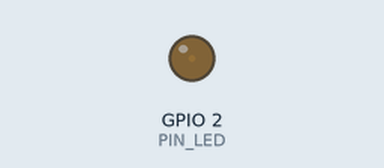
Bench run of a sketch on a simulated ESP32. On the bench: output pins drawn as LEDs (lit = HIGH).

Above: at 0.05 s.
At 2.3 s:
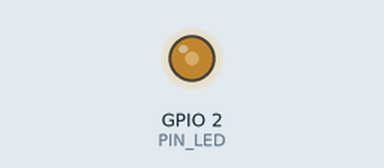
At 4.6 s:
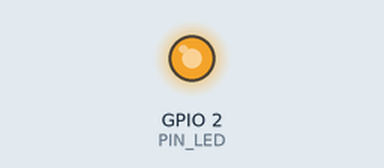
At 9.2 s:
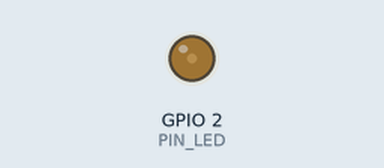
Timing chart, 0 to 13.3 s (numbered marks = the images above):
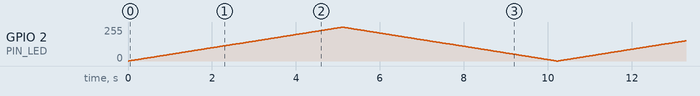

The sketch:

sketch_4_fading_led.ino
```cpp
#define PIN_LED 2
#define CHN 0
#define FRQ 5000
#define PWM_BIT 8

void setup() {
  // put your setup code here, to run once:
  ledcSetup(CHN, FRQ, PWM_BIT);
  ledcAttachPin(PIN_LED, CHN);
}

void loop() {
  // put your main code here, to run repeatedly:
  for (int i = 0; i < 255; i++) {
    ledcWrite(CHN, i);
    delay(20);
  }
  for (int i = 255; i > - 1; i--) {
    ledcWrite(CHN, i);
    delay(20);
  }
}
```
